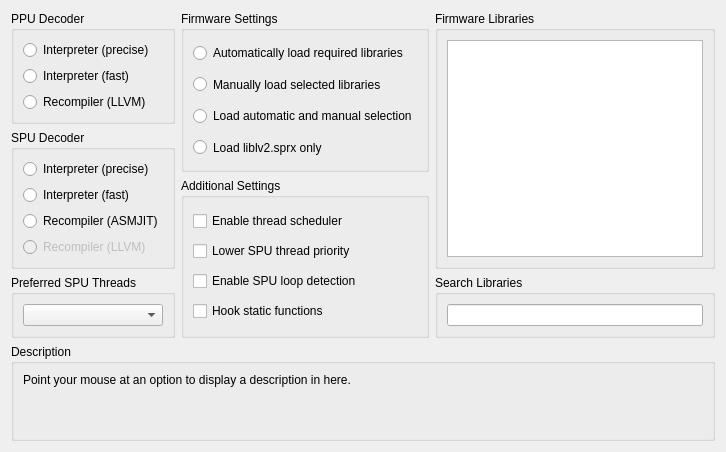
     <widget class="QWidget" name="coreTab">
      <attribute name="title">
       <string>CPU</string>
      </attribute>
      <layout class="QVBoxLayout" name="verticalLayout_55">
       <item>
        <layout class="QHBoxLayout" name="horizontalLayout_2" stretch="1,1,2">
         <item>
          <layout class="QVBoxLayout" name="verticalLayout_8" stretch="1,1,1">
           <item>
            <widget class="QGroupBox" name="ppu">
             <property name="title">
              <string>PPU Decoder</string>
             </property>
             <layout class="QVBoxLayout" name="verticalLayout_2">
              <item>
               <widget class="QRadioButton" name="ppu_precise">
                <property name="text">
                 <string>Interpreter (precise)</string>
                </property>
               </widget>
              </item>
              <item>
               <widget class="QRadioButton" name="ppu_fast">
                <property name="text">
                 <string>Interpreter (fast)</string>
                </property>
               </widget>
              </item>
              <item>
               <widget class="QRadioButton" name="ppu_llvm">
                <property name="text">
                 <string>Recompiler (LLVM)</string>
                </property>
               </widget>
              </item>
             </layout>
            </widget>
           </item>
           <item>
            <widget class="QGroupBox" name="spu">
             <property name="title">
              <string>SPU Decoder</string>
             </property>
             <layout class="QVBoxLayout" name="verticalLayout_3">
              <item>
               <widget class="QRadioButton" name="spu_precise">
                <property name="text">
                 <string>Interpreter (precise)</string>
                </property>
               </widget>
              </item>
              <item>
               <widget class="QRadioButton" name="spu_fast">
                <property name="text">
                 <string>Interpreter (fast)</string>
                </property>
               </widget>
              </item>
              <item>
               <widget class="QRadioButton" name="spu_asmjit">
                <property name="text">
                 <string>Recompiler (ASMJIT)</string>
                </property>
               </widget>
              </item>
              <item>
               <widget class="QRadioButton" name="spu_llvm">
                <property name="enabled">
                 <bool>false</bool>
                </property>
                <property name="text">
                 <string>Recompiler (LLVM)</string>
                </property>
               </widget>
              </item>
             </layout>
            </widget>
           </item>
           <item>
            <widget class="QGroupBox" name="groupBox_6">
             <property name="title">
              <string>Preferred SPU Threads</string>
             </property>
             <layout class="QVBoxLayout" name="verticalLayout_51">
              <item>
               <widget class="QComboBox" name="preferredSPUThreads"/>
              </item>
             </layout>
            </widget>
           </item>
          </layout>
         </item>
         <item>
          <layout class="QVBoxLayout" name="verticalLayout_10" stretch="1,1">
           <item>
            <widget class="QGroupBox" name="lib_settings">
             <property name="sizePolicy">
              <sizepolicy hsizetype="Preferred" vsizetype="Preferred">
               <horstretch>0</horstretch>
               <verstretch>0</verstretch>
              </sizepolicy>
             </property>
             <property name="title">
              <string>Firmware Settings</string>
             </property>
             <layout class="QVBoxLayout" name="verticalLayout">
              <item>
               <widget class="QRadioButton" name="lib_auto">
                <property name="sizePolicy">
                 <sizepolicy hsizetype="Expanding" vsizetype="Preferred">
                  <horstretch>0</horstretch>
                  <verstretch>0</verstretch>
                 </sizepolicy>
                </property>
                <property name="text">
                 <string>Automatically load required libraries</string>
                </property>
               </widget>
              </item>
              <item>
               <widget class="QRadioButton" name="lib_manu">
                <property name="sizePolicy">
                 <sizepolicy hsizetype="Expanding" vsizetype="Preferred">
                  <horstretch>0</horstretch>
                  <verstretch>0</verstretch>
                 </sizepolicy>
                </property>
                <property name="text">
                 <string>Manually load selected libraries</string>
                </property>
               </widget>
              </item>
              <item>
               <widget class="QRadioButton" name="lib_both">
                <property name="sizePolicy">
                 <sizepolicy hsizetype="Expanding" vsizetype="Preferred">
                  <horstretch>0</horstretch>
                  <verstretch>0</verstretch>
                 </sizepolicy>
                </property>
                <property name="text">
                 <string>Load automatic and manual selection</string>
                </property>
               </widget>
              </item>
              <item>
               <widget class="QRadioButton" name="lib_lv2">
                <property name="sizePolicy">
                 <sizepolicy hsizetype="Expanding" vsizetype="Preferred">
                  <horstretch>0</horstretch>
                  <verstretch>0</verstretch>
                 </sizepolicy>
                </property>
                <property name="text">
                 <string>Load liblv2.sprx only</string>
                </property>
               </widget>
              </item>
             </layout>
            </widget>
           </item>
           <item>
            <widget class="QGroupBox" name="checkboxes">
             <property name="title">
              <string>Additional Settings</string>
             </property>
             <layout class="QVBoxLayout" name="verticalLayout_4">
              <item>
               <widget class="QCheckBox" name="enableScheduler">
                <property name="text">
                 <string>Enable thread scheduler</string>
                </property>
               </widget>
              </item>
              <item>
               <widget class="QCheckBox" name="lowerSPUThrPrio">
                <property name="text">
                 <string>Lower SPU thread priority</string>
                </property>
               </widget>
              </item>
              <item>
               <widget class="QCheckBox" name="spuLoopDetection">
                <property name="text">
                 <string>Enable SPU loop detection</string>
                </property>
               </widget>
              </item>
              <item>
               <widget class="QCheckBox" name="hookStFunc">
                <property name="text">
                 <string>Hook static functions</string>
                </property>
               </widget>
              </item>
             </layout>
            </widget>
           </item>
          </layout>
         </item>
         <item>
          <layout class="QVBoxLayout" name="verticalLayout_9" stretch="1,0">
           <item>
            <widget class="QGroupBox" name="groupBox_28">
             <property name="sizePolicy">
              <sizepolicy hsizetype="Preferred" vsizetype="Preferred">
               <horstretch>0</horstretch>
               <verstretch>0</verstretch>
              </sizepolicy>
             </property>
             <property name="title">
              <string>Firmware Libraries</string>
             </property>
             <layout class="QVBoxLayout" name="verticalLayout_12">
              <item>
               <widget class="QListWidget" name="lleList">
                <property name="sizePolicy">
                 <sizepolicy hsizetype="Preferred" vsizetype="Preferred">
                  <horstretch>0</horstretch>
                  <verstretch>0</verstretch>
                 </sizepolicy>
                </property>
                <property name="selectionMode">
                 <enum>QAbstractItemView::ExtendedSelection</enum>
                </property>
                <property name="viewMode">
                 <enum>QListView::ListMode</enum>
                </property>
               </widget>
              </item>
             </layout>
            </widget>
           </item>
           <item>
            <widget class="QGroupBox" name="groupBox_40">
             <property name="title">
              <string>Search Libraries</string>
             </property>
             <layout class="QVBoxLayout" name="verticalLayout_11">
              <item>
               <widget class="QLineEdit" name="searchBox">
                <property name="sizePolicy">
                 <sizepolicy hsizetype="Preferred" vsizetype="Fixed">
                  <horstretch>0</horstretch>
                  <verstretch>0</verstretch>
                 </sizepolicy>
                </property>
               </widget>
              </item>
             </layout>
            </widget>
           </item>
          </layout>
         </item>
        </layout>
       </item>
       <item>
        <spacer name="verticalSpacer_2">
         <property name="orientation">
          <enum>Qt::Vertical</enum>
         </property>
         <property name="sizeType">
          <enum>QSizePolicy::MinimumExpanding</enum>
         </property>
         <property name="sizeHint" stdset="0">
          <size>
           <width>0</width>
           <height>0</height>
          </size>
         </property>
        </spacer>
       </item>
       <item>
        <widget class="QGroupBox" name="groupBox_41">
         <property name="title">
          <string>Description</string>
         </property>
         <layout class="QVBoxLayout" name="verticalLayout_5">
          <item>
           <widget class="QLabel" name="description_cpu">
            <property name="text">
             <string>Point your mouse at an option to display a description in here.


</string>
            </property>
            <property name="textFormat">
             <enum>Qt::PlainText</enum>
            </property>
            <property name="alignment">
             <set>Qt::AlignLeading|Qt::AlignLeft|Qt::AlignTop</set>
            </property>
            <property name="wordWrap">
             <bool>true</bool>
            </property>
           </widget>
          </item>
         </layout>
        </widget>
       </item>
      </layout>
     </widget>
